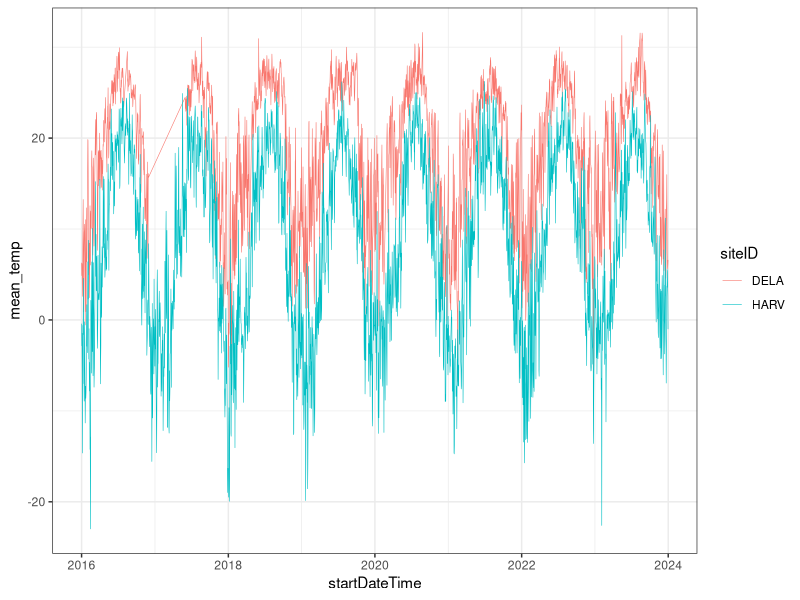
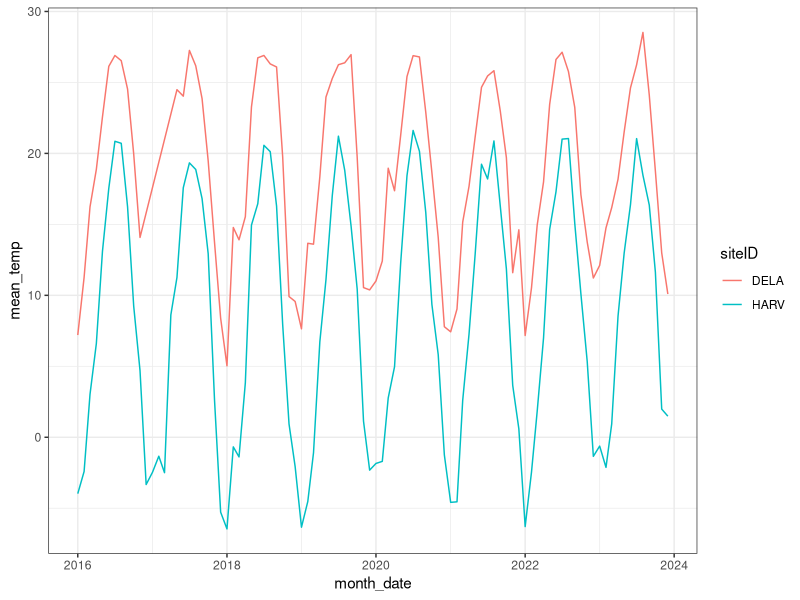
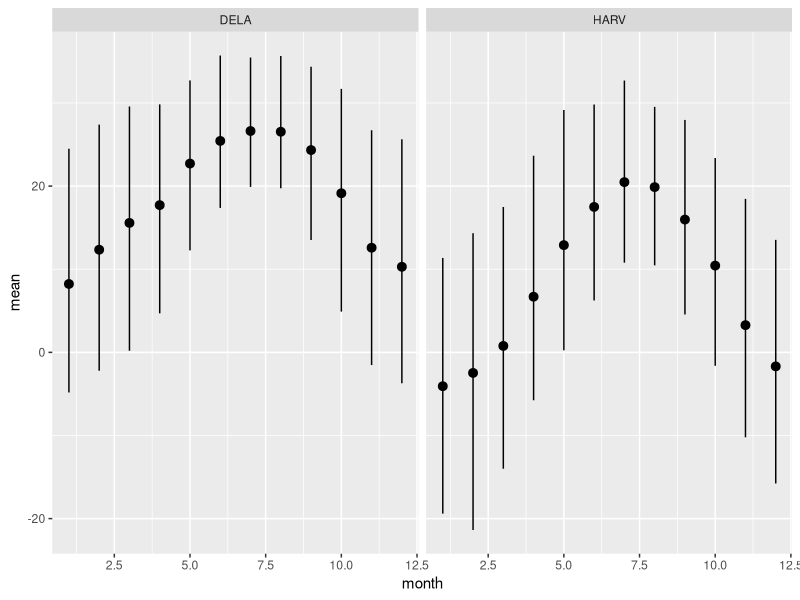
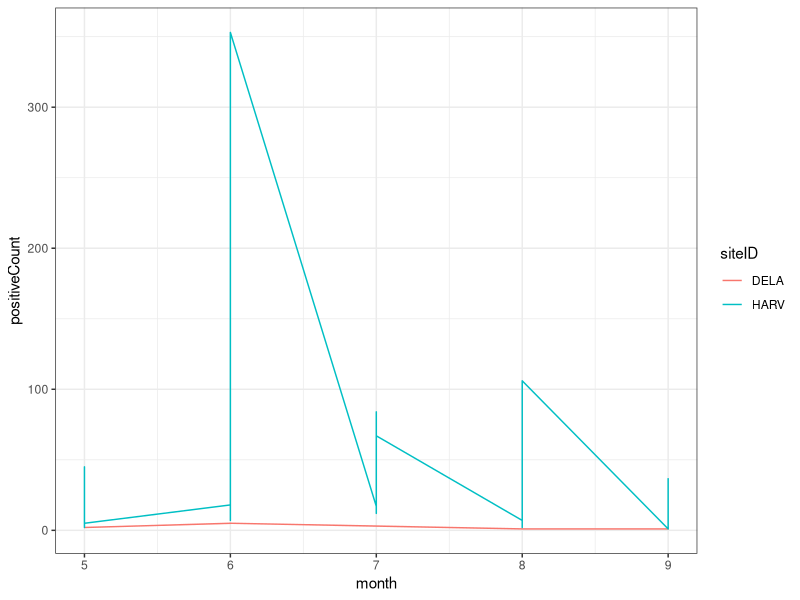

Reproduce these figures in R, in order.
## ---- chunk 1

#install.packages(dplyr)
#install.packages(ggplot2)
#install.packages(here)

library(tidyverse)
library(here)

## ---- chunk 2

daily_temperature_data <- read_csv(here("data","processed","daily_temp_data.csv"))

monthly_temperature_data <- read_csv(here("data", "processed", "monthly_temp_data.csv"))

## ---- chunk 3

monthly_temperature_data <- monthly_temperature_data %>% 
  mutate(month_date = make_date(year, month))

## ---- chunk 4

ggplot(
  data = daily_temperature_data,
  aes(
    x = startDateTime, 
    y = mean_temp,
    color = siteID) 
  ) +
  geom_line(size = 0.2) +
theme_bw()

## ---- chunk 5

ggplot(
  data = monthly_temperature_data,
  aes(
    x = month_date, 
    y = mean_temp,
    color = siteID) 
  ) +
  geom_line(size = 0.5) +
theme_bw()

## ---- chunk 6

# Summarize and group monthly temperature data

monthly_temp_range <- monthly_temperature_data |>
  group_by(siteID, month) |>
  summarize(
    mean = mean(mean_temp, na.rm = TRUE),
    max = mean(max_temp, na.rm = TRUE),
    min = mean(min_temp, na.rm = TRUE)
  )

ggplot(
  monthly_temp_range,
  aes(
    x = month,
    y = mean
  )) +
geom_pointrange(
  aes(
    ymin = min,
    ymax = max
  )
) +
  facet_wrap(~siteID)

## ---- chunk 7

pathogen_status_data <- read_csv(here("data","processed","pathogen_status_data.csv"))

## ---- chunk 8

positive_pathogen <- pathogen_status_data %>% 
  filter(testResult == "Positive")

#confusion on what "HardTick DNA Quality" in the "testPathogenName" column means and wondering if we can filter it out since it doesn't seem like that is a pathogen

## ---- chunk 9


daily_positive_pathogen <- positive_pathogen |>
  mutate(
    month = month(collectDate),
    year = year(collectDate)
  ) |>
  group_by(siteID, year, month) |>
  summarize(
    positiveCount = n()
  )

ggplot(
  data = daily_positive_pathogen,
  aes(
    x = month, 
    y = positiveCount,
    color = siteID) 
  ) +
  geom_line(size = 0.5) +
theme_bw()
